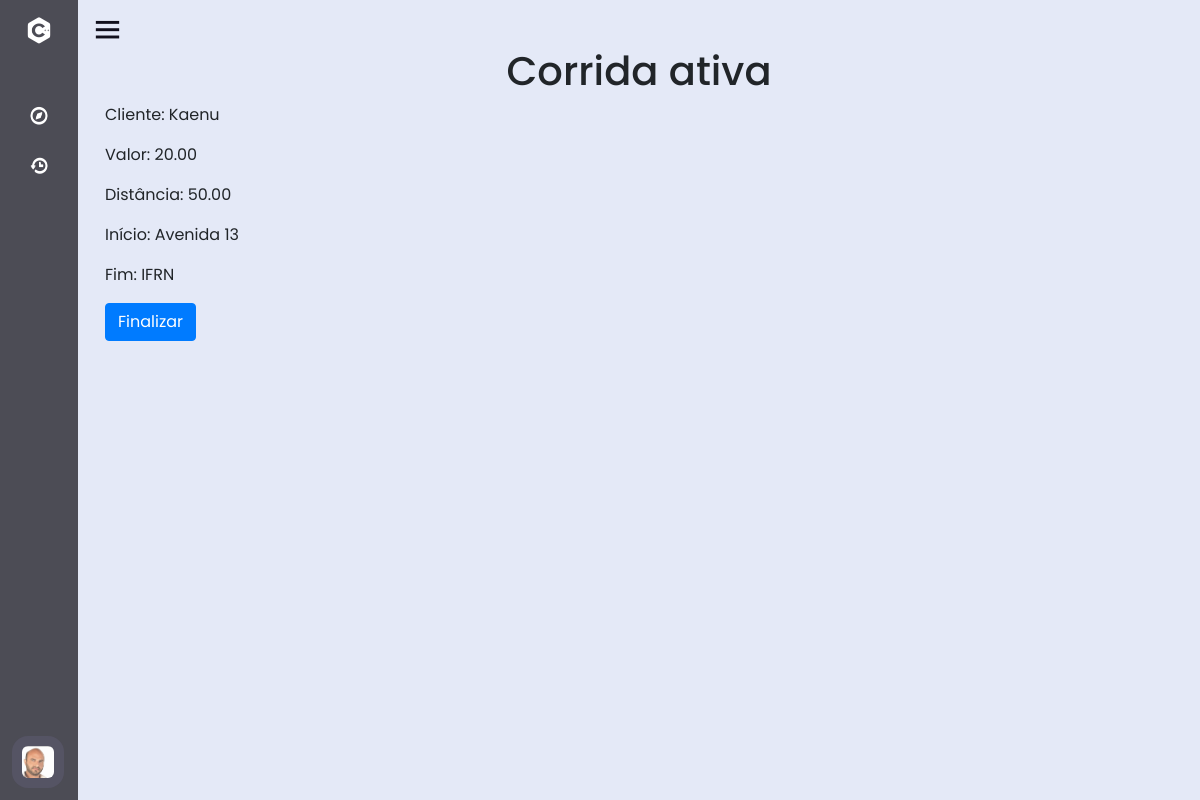
The page /activeRide/ (signed in) on the database its author committed.
### Site/models.py (models this page shows, shortened)
class Common(User):
    timeCreate = models.DateTimeField(auto_now_add=True)
    cpf = models.IntegerField(blank=True, default=0)
    picture = models.ImageField(upload_to='uploads', verbose_name='Imagem', )
    age = models.IntegerField(verbose_name='Idade', default=0)
    status = models.BooleanField(default=False)
    rate = models.IntegerField(verbose_name='Avaliação', blank=True, null=True)
    history = models.ManyToManyField("Ride", blank=True, verbose_name="Historico")
    balance = models.DecimalField(verbose_name='Saldo', max_digits=100, decimal_places=2)
    def __str__(self):
        return f'{self.username}'
    class Meta:
        abstract = True

class MotoTaxi(Common):
    cnh = models.IntegerField()
    motorcycle = models.OneToOneField(Motorcycle, on_delete=models.CASCADE, verbose_name='Nome')

class Ride(models.Model):
    value = models.DecimalField(max_digits=100, decimal_places=2, verbose_name='Valor')
    distance = models.DecimalField(max_digits=100, decimal_places=2, verbose_name='Distância')
    motoTax = models.ForeignKey(MotoTaxi, on_delete=models.PROTECT,verbose_name="Moto Taxi", null=True)
    cliente = models.ForeignKey(Client, on_delete=models.PROTECT, verbose_name="Cliente")
    start = models.CharField(max_length=300, verbose_name="Começo")
    end = models.CharField(max_length=300, verbose_name="Chegada")
    status = models.BooleanField(default=True)

### Site/views.py (the view)
# urls.py: path('activeRide/', activeRide, name='activeRide'),
@login_required
def activeRide(request):
    user = getUser(request)
    print(user)
    try:
        ride = Ride.objects.get(motoTax=user.id, status=True)
        return render(request, 'active_rides.html', context={'ride':ride, 'commom':user})
    except:
        return redirect('/index/')

### Site/views.py (called while the page is built)
def getUser(request):
    try:
        return Client.objects.get(username=request.user.username)
    except:
        return MotoTaxi.objects.get(username=request.user.username)

### templates/active_rides.html (shortened to what this page needs)
{% extends 'base_taxi.html' %}
{% load bootstrap4 %}
{% block head %}
{% bootstrap_css %}
{% endblock head %}
{% block main %}
  <div class="container">
    <h1 style="text-align: center;">Corrida ativa</h1>
    <p>Cliente: {{ ride.cliente.username }}</p>
    <p>Valor: {{ ride.value }}</p>
    <p>Distância: {{ ride.distance }}</p>
    <p>Início: {{ ride.start }}</p>
    <p>Fim: {{ ride.end }}</p>
    <a class="btn btn-primary" href="{% url 'endRide' %}" role="button">Finalizar</a>
  </div>
{% endblock main %}

### templates/base_taxi.html (shortened to what this page needs)
{% load static %}
<!DOCTYPE html>
<html lang="en" dir="ltr">
  <head>
    <link rel="stylesheet" href="{% static 'css/index.css' %}">
    <link href='https://unpkg.com/boxicons@2.0.7/css/boxicons.min.css' rel='stylesheet'>
    {% block head %}
    {% endblock head %}
   </head>
<body>
  <div class="sidebar close">
    <div class="logo-details">
      <i class='bx bxl-c-plus-plus'></i>
    </div>
    <ul class="nav-links">
      <li>
        <a href="{% url 'activeRide' %}">
          <i class='bx bx-compass' ></i>
        </a>
      </li>
      <li>
        <a href="{% url 'history' %}">
          <i class='bx bx-history'></i>
        </a>
      </li>
      <li>
    <div class="profile-details">
      <div class="profile-content">
        <img src="{{ commom.picture.url }}" alt="profileImg">
      </div>
    </div>
  </li>
</ul>
  </div>
  <section class="home-section">
    <div class="home-content">
      <i class='bx bx-menu' ></i>
    </div>
    {% block main %}
    {% endblock main %}
  </section>
</body>
</html>

### static/css/index.css (style rules this page uses)
* { margin: 0; padding: 0; box-sizing: border-box; font-family: 'Poppins', sans-serif; }
body { overflow: hidden; }
.sidebar { position: fixed; top: 0; left: 0; height: 100%; width: 260px; background: #11101d; z-index: 100; transition: all 0.5s ease; }
.sidebar.close { width: 78px; }
.sidebar .logo-details { height: 60px; width: 100%; display: flex; align-items: center; }
.sidebar .logo-details i { font-size: 30px; color: #fff; height: 50px; min-width: 78px; text-align: center; line-height: 50px; }
.sidebar .nav-links { height: 100%; padding: 30px 0 150px 0; overflow: auto; }
.sidebar.close .nav-links { overflow: visible; }
.sidebar .nav-links li { position: relative; list-style: none; transition: all 0.4s ease; }
.sidebar .nav-links li i { height: 50px; min-width: 78px; text-align: center; line-height: 50px; color: #fff; font-size: 20px; cursor: pointer; transition: all 0.3s ease; }
.sidebar .nav-links li a { display: flex; align-items: center; text-decoration: none; }
.sidebar .profile-details { position: fixed; bottom: 0; width: 260px; display: flex; align-items: center; justify-content: space-between; background: #1d1b31; padding: 12px 0; transition: all 0.5s ease; }
.sidebar.close .profile-details { background: none; }
.sidebar.close .profile-details { width: 78px; }
.sidebar .profile-details .profile-content { display: flex; align-items: center; }
.sidebar .profile-details img { height: 52px; width: 52px; object-fit: cover; border-radius: 16px; margin: 0 14px 0 12px; background: #1d1b31; transition: all 0.5s ease; }
.sidebar.close .profile-details img { padding: 10px; }
.home-section { position: relative; background: #E4E9F7; height: 100vh; left: 260px; width: calc(100% - 260px); transition: all 0.5s ease; padding: 12px; }
.sidebar.close ~ .home-section { left: 78px; width: calc(100% - 78px); }
.home-content { display: flex; align-items: center; flex-wrap: wrap; }
.home-section .home-content .bx-menu, .home-section .home-content .text { color: #11101d; font-size: 35px; }
.home-section .home-content .bx-menu { cursor: pointer; margin-right: 10px; }

### rows shown on the page
MotoTaxi: picture (picture)
Ride: cliente.username "Kaenu", value "20.00", distance "50.00", start "Avenida 13", end "IFRN"
